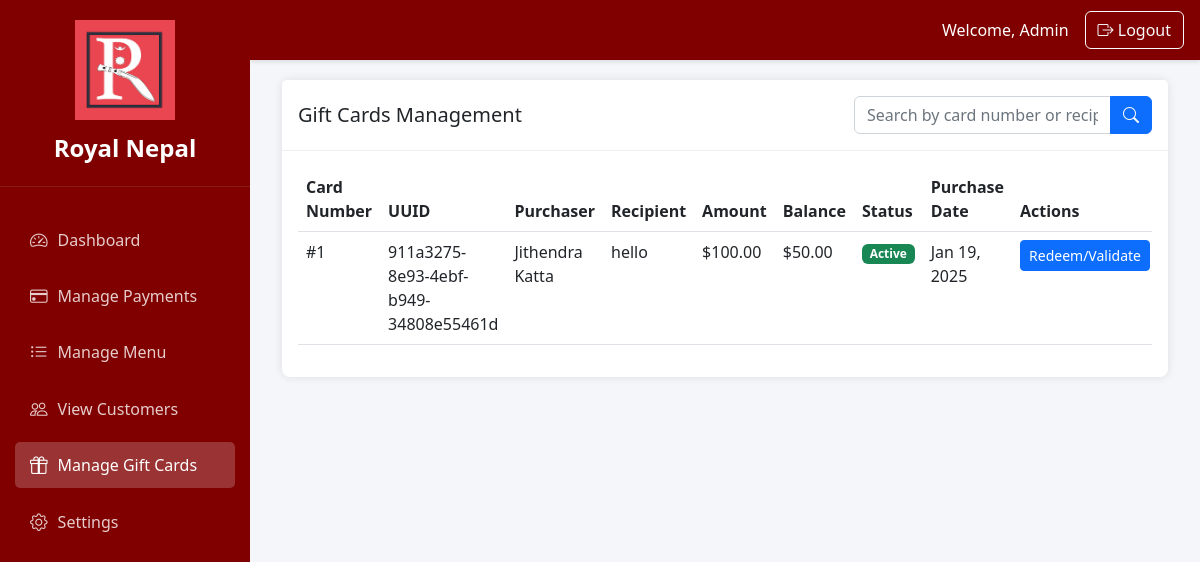
The app's page /restaurant-admin/giftcards/ (signed in) with its own data.
### giftcards/models.py (models this page shows, shortened)
class GiftCard(models.Model):
    AMOUNT_CHOICES = [
        (Decimal('50.00'), '$50'),
        (Decimal('100.00'), '$100'),
        (Decimal('150.00'), '$150'),
        (Decimal('200.00'), '$200'),
        (Decimal('250.00'), '$250'),
    ]
    STATUS_CHOICES = [
        ('pending', 'Payment Pending'),
        ('active', 'Active'),
        ('redeemed', 'Fully Redeemed'),
        ('expired', 'Expired'),
        ('cancelled', 'Cancelled')
    ]
    card_number = models.PositiveIntegerField(unique=True)
    card_id = models.UUIDField(default=uuid.uuid4, unique=True, editable=False)
    purchaser = models.ForeignKey(
        User,
        on_delete=models.SET_NULL,
        null=True,
        related_name='purchased_giftcards_user'
    )
    amount = models.DecimalField(max_digits=10, decimal_places=2)
    balance = models.DecimalField(max_digits=10, decimal_places=2)
    recipient_name = models.CharField(max_length=100)
    recipient_email = models.EmailField()
    message = models.TextField(blank=True)
    status = models.CharField(max_length=20, choices=STATUS_CHOICES, default='pending')
    purchase_date = models.DateTimeField(auto_now_add=True)
    expiry_date = models.DateTimeField(null=True, blank=True)
    redeemed_by = models.ForeignKey(
        User,
        on_delete=models.SET_NULL,
        null=True,
        blank=True,
        related_name='redeemed_giftcards_user'
    )
    redeemed_date = models.DateTimeField(null=True, blank=True)
    class Meta:
        ordering = ['-purchase_date']

### restaurant_admin/views.py (the view)
# urls.py: path('giftcards/', views.manage_giftcards, name='manage_giftcards'),
@user_passes_test(is_staff_or_superuser)
def manage_giftcards(request):
    search_query = request.GET.get('search', '')
    giftcards_list = GiftCard.objects.all()
    if search_query:
        giftcards_list = giftcards_list.filter(
            Q(card_number__icontains=search_query) |
            Q(recipient_name__icontains=search_query) |
            Q(recipient_email__icontains=search_query)
        )
    giftcards_list = giftcards_list.order_by('-purchase_date')
    stats = {
        'total_cards': giftcards_list.count(),
        'total_value': giftcards_list.aggregate(Sum('amount'))['amount__sum'] or 0,
        'active_cards': giftcards_list.filter(status='active').count()
    }
    page = request.GET.get('page', 1)
    paginator = Paginator(giftcards_list, 10)
    try:
        giftcards = paginator.page(page)
    except PageNotAnInteger:
        giftcards = paginator.page(1)
    except EmptyPage:
        giftcards = paginator.page(paginator.num_pages)
    context = {
        'gift_cards': giftcards,
        'stats': stats,
        'page_obj': giftcards,
        'search_query': search_query,
        'page_title': 'Gift Card Management',
        'section': 'giftcards',
    }
    return render(request, 'restaurant_admin/giftcard_management.html', context)

### restaurant_admin/views.py (called while the page is built)
def is_staff_or_superuser(user):
    return user.is_staff or user.is_superuser

### restaurant_admin/templates/restaurant_admin/giftcard_management.html (shortened to what this page needs)
{% extends 'restaurant_admin/base.html' %}
{% load static %}
{% block content %}
<div class="container-fluid">
    <div class="card mb-4">
        <div class="card-header d-flex justify-content-between align-items-center">
            <h5 class="mb-0">Gift Cards Management</h5>
            <form class="d-flex" method="get">
                <div class="input-group">
                    <input type="text"
                           class="form-control"
                           placeholder="Search by card number or recipient"
                           name="search"
                           value="{{ search_query }}">
                    <button class="btn btn-primary" type="submit">
                        <i class="bi bi-search"></i>
                    </button>
                </div>
            </form>
        </div>
        <div class="card-body">
            <div class="table-responsive">
                <table class="table">
                    <thead>
                        <tr>
                            <th>Card Number</th>
                            <th>UUID</th>
                            <th>Purchaser</th>
                            <th>Recipient</th>
                            <th>Amount</th>
                            <th>Balance</th>
                            <th>Status</th>
                            <th>Purchase Date</th>
                            <th>Actions</th>
                        </tr>
                    </thead>
                    <tbody>
                        {% for card in gift_cards %}
                        <tr>
                            <td>#{{ card.card_number }}</td>
                            <td>{{ card.card_id }}</td>
                            <td>{{ card.purchaser.get_full_name }}</td>
                            <td>{{ card.recipient_name }}</td>
                            <td>${{ card.amount }}</td>
                            <td>${{ card.balance }}</td>
                            <td>
                                <span class="badge {% if card.status == 'active' %}bg-success
                                    {% elif card.status == 'pending' %}bg-warning
                                    {% elif card.status == 'redeemed' %}bg-secondary
                                    {% else %}bg-danger{% endif %}">
                                    {{ card.get_status_display }}
                                </span>
                            </td>
                            <td>{{ card.purchase_date|date:"M d, Y" }}</td>
                            <td>
                                {% if card.status == 'active' %}
                                    <button class="btn btn-primary btn-sm"
                                            onclick="showValidationModal('{{ card.card_number }}', {{ card.balance }})">
                                        Redeem/Validate
                                    </button>
                                {% endif %}
                            </td>
                        </tr>
                        {% endfor %}
                    </tbody>
                </table>
            </div>
        </div>
    </div>
</div>
{% endblock %}

### restaurant_admin/templates/restaurant_admin/base.html (style rules this page uses)
.card { border-radius: 8px; box-shadow: 0 0 10px rgba(0,0,0,0.1); border: none; }
.card-header { background-color: #fff; border-bottom: 1px solid #eee; padding: 1rem; }

### records on screen
GiftCard: card_number "1", card_id "911a3275-8e93-4ebf-b949-34808e55461d", purchaser.get_full_name "Jithendra Katta", recipient_name "hello", amount "100.00", balance "50.00", status "Active", purchase_date "Jan 19, 2025"
